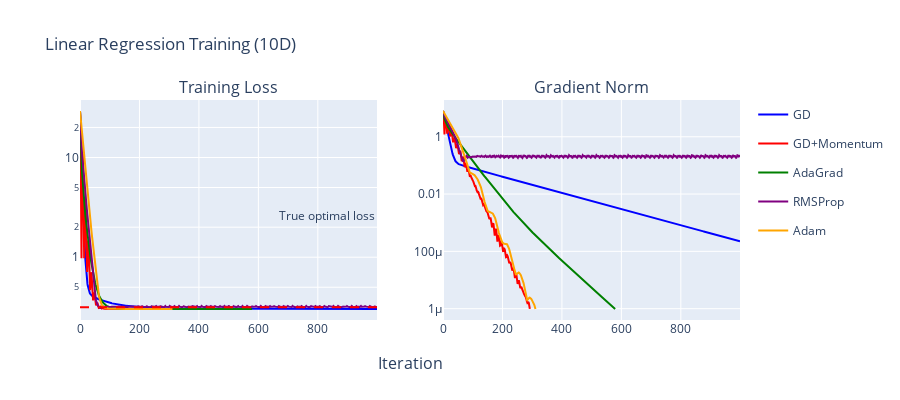

Notebook code cell kept with this figure:
### Markdown cell above
### Visualizations: Training Curves

### Code cell
# Create training curves
fig = make_subplots(
    rows=1, cols=2,
    subplot_titles=['Training Loss', 'Gradient Norm'],
    x_title='Iteration',
)

colors_lr = ['blue', 'red', 'green', 'purple', 'orange']

# Loss curves
for color_idx, (alg_name, result) in enumerate(lr_results.items()):
    fig.add_trace(
        go.Scatter(
            x=list(range(len(result['losses']))),
            y=result['losses'],
            mode='lines',
            name=alg_name,
            line=dict(color=colors_lr[color_idx], width=2),
            legendgroup=alg_name,
            showlegend=True
        ),
        row=1, col=1
    )
    
    # Gradient norm curves
    fig.add_trace(
        go.Scatter(
            x=list(range(len(result['gradient_norms']))),
            y=result['gradient_norms'],
            mode='lines',
            name=alg_name,
            line=dict(color=colors_lr[color_idx], width=2),
            legendgroup=alg_name,
            showlegend=False
        ),
        row=1, col=2
    )

# Add horizontal line for optimal loss
fig.add_hline(y=true_train_loss, line_dash="dash", line_color="red", 
              annotation_text="True optimal loss",
              row=1, col=1)

fig.update_yaxes(type="log", row=1, col=1)
fig.update_yaxes(type="log", row=1, col=2)
fig.update_layout(
    height=400,
    title_text="Linear Regression Training (10D)",
    hovermode='x unified'
)

fig.show()

### Figure 1 — Plotly figure (JSON) as saved in the notebook; plotly's stock layout.template omitted (floating-point values rounded to 4 significant figures; data arrays with more than 128 entries replaced by an {"elided": "..."} marker saying what was removed)
{"data": [{"legendgroup": "GD", "line": {"color": "blue", "width": 2}, "mode": "lines", "name": "GD", "showlegend": true, "type": "scatter", "x": {"elided": "1000 int values"}, "xaxis": "x", "y": {"elided": "1000 float values"}, "yaxis": "y"}, {"legendgroup": "GD", "line": {"color": "blue", "width": 2}, "mode": "lines", "name": "GD", "showlegend": false, "type": "scatter", "x": {"elided": "1000 int values"}, "xaxis": "x2", "y": {"elided": "1000 float values"}, "yaxis": "y2"}, {"legendgroup": "GD+Momentum", "line": {"color": "red", "width": 2}, "mode": "lines", "name": "GD+Momentum", "showlegend": true, "type": "scatter", "x": {"elided": "293 int values"}, "xaxis": "x", "y": {"elided": "293 float values"}, "yaxis": "y"}, {"legendgroup": "GD+Momentum", "line": {"color": "red", "width": 2}, "mode": "lines", "name": "GD+Momentum", "showlegend": false, "type": "scatter", "x": {"elided": "293 int values"}, "xaxis": "x2", "y": {"elided": "293 float values"}, "yaxis": "y2"}, {"legendgroup": "AdaGrad", "line": {"color": "green", "width": 2}, "mode": "lines", "name": "AdaGrad", "showlegend": true, "type": "scatter", "x": {"elided": "580 int values"}, "xaxis": "x", "y": {"elided": "580 float values"}, "yaxis": "y"}, {"legendgroup": "AdaGrad", "line": {"color": "green", "width": 2}, "mode": "lines", "name": "AdaGrad", "showlegend": false, "type": "scatter", "x": {"elided": "580 int values"}, "xaxis": "x2", "y": {"elided": "580 float values"}, "yaxis": "y2"}, {"legendgroup": "RMSProp", "line": {"color": "purple", "width": 2}, "mode": "lines", "name": "RMSProp", "showlegend": true, "type": "scatter", "x": {"elided": "1000 int values"}, "xaxis": "x", "y": {"elided": "1000 float values"}, "yaxis": "y"}, {"legendgroup": "RMSProp", "line": {"color": "purple", "width": 2}, "mode": "lines", "name": "RMSProp", "showlegend": false, "type": "scatter", "x": {"elided": "1000 int values"}, "xaxis": "x2", "y": {"elided": "1000 float values"}, "yaxis": "y2"}, {"legendgroup": "Adam", "line": {"color": "orange", "width": 2}, "mode": "lines", "name": "Adam", "showlegend": true, "type": "scatter", "x": {"elided": "312 int values"}, "xaxis": "x", "y": {"elided": "312 float values"}, "yaxis": "y"}, {"legendgroup": "Adam", "line": {"color": "orange", "width": 2}, "mode": "lines", "name": "Adam", "showlegend": false, "type": "scatter", "x": {"elided": "312 int values"}, "xaxis": "x2", "y": {"elided": "312 float values"}, "yaxis": "y2"}], "layout": {"annotations": [{"font": {"size": 16}, "showarrow": false, "text": "Training Loss", "x": 0.225, "xanchor": "center", "xref": "paper", "y": 1, "yanchor": "bottom", "yref": "paper"}, {"font": {"size": 16}, "showarrow": false, "text": "Gradient Norm", "x": 0.775, "xanchor": "center", "xref": "paper", "y": 1, "yanchor": "bottom", "yref": "paper"}, {"font": {"size": 16}, "showarrow": false, "text": "Iteration", "x": 0.5, "xanchor": "center", "xref": "paper", "y": 0, "yanchor": "top", "yref": "paper", "yshift": -30}, {"showarrow": false, "text": "True optimal loss", "x": 1, "xanchor": "right", "xref": "x domain", "y": 0.3147, "yanchor": "bottom", "yref": "y"}], "height": 400, "hovermode": "x unified", "shapes": [{"line": {"color": "red", "dash": "dash"}, "type": "line", "x0": 0, "x1": 1, "xref": "x domain", "y0": 0.3147, "y1": 0.3147, "yref": "y"}], "title": {"text": "Linear Regression Training (10D)"}, "xaxis": {"anchor": "y", "domain": [0, 0.45]}, "xaxis2": {"anchor": "y2", "domain": [0.55, 1]}, "yaxis": {"anchor": "x", "domain": [0, 1], "type": "log"}, "yaxis2": {"anchor": "x2", "domain": [0, 1], "type": "log"}}}
